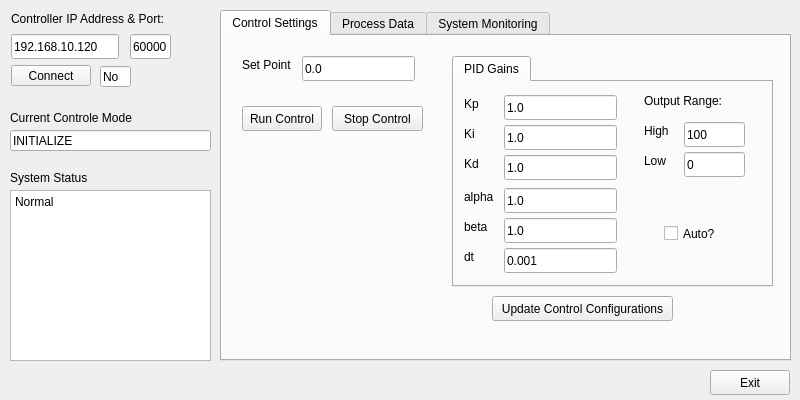
<?xml version="1.0" encoding="UTF-8"?>
<ui version="4.0">
 <class>hmi</class>
 <widget class="QWidget" name="hmi">
  <property name="geometry">
   <rect>
    <x>0</x>
    <y>0</y>
    <width>800</width>
    <height>400</height>
   </rect>
  </property>
  <property name="sizePolicy">
   <sizepolicy hsizetype="Fixed" vsizetype="Fixed">
    <horstretch>0</horstretch>
    <verstretch>0</verstretch>
   </sizepolicy>
  </property>
  <property name="windowTitle">
   <string>HMI</string>
  </property>
  <widget class="QLabel" name="label">
   <property name="geometry">
    <rect>
     <x>11</x>
     <y>11</y>
     <width>171</width>
     <height>16</height>
    </rect>
   </property>
   <property name="text">
    <string>Controller IP Address &amp; Port:</string>
   </property>
  </widget>
  <widget class="QLineEdit" name="Controller_IP_Addr_Edit">
   <property name="geometry">
    <rect>
     <x>11</x>
     <y>34</y>
     <width>108</width>
     <height>25</height>
    </rect>
   </property>
   <property name="text">
    <string>192.168.10.120</string>
   </property>
  </widget>
  <widget class="QPushButton" name="Connect_Controller_Btn">
   <property name="geometry">
    <rect>
     <x>11</x>
     <y>65</y>
     <width>80</width>
     <height>21</height>
    </rect>
   </property>
   <property name="text">
    <string>Connect</string>
   </property>
  </widget>
  <widget class="QLabel" name="label_3">
   <property name="geometry">
    <rect>
     <x>10</x>
     <y>110</y>
     <width>131</width>
     <height>16</height>
    </rect>
   </property>
   <property name="text">
    <string>Current Controle Mode</string>
   </property>
  </widget>
  <widget class="QLabel" name="label_5">
   <property name="geometry">
    <rect>
     <x>10</x>
     <y>170</y>
     <width>81</width>
     <height>16</height>
    </rect>
   </property>
   <property name="text">
    <string>System Status</string>
   </property>
  </widget>
  <widget class="QTextEdit" name="textEdit">
   <property name="geometry">
    <rect>
     <x>10</x>
     <y>190</y>
     <width>201</width>
     <height>171</height>
    </rect>
   </property>
   <property name="html">
    <string>&lt;!DOCTYPE HTML PUBLIC &quot;-//W3C//DTD HTML 4.0//EN&quot; &quot;http://www.w3.org/TR/REC-html40/strict.dtd&quot;&gt;
&lt;html&gt;&lt;head&gt;&lt;meta name=&quot;qrichtext&quot; content=&quot;1&quot; /&gt;&lt;style type=&quot;text/css&quot;&gt;
p, li { white-space: pre-wrap; }
&lt;/style&gt;&lt;/head&gt;&lt;body style=&quot; font-family:'Noto Sans'; font-size:9pt; font-weight:400; font-style:normal;&quot;&gt;
&lt;p style=&quot; margin-top:0px; margin-bottom:0px; margin-left:0px; margin-right:0px; -qt-block-indent:0; text-indent:0px;&quot;&gt;Normal&lt;/p&gt;&lt;/body&gt;&lt;/html&gt;</string>
   </property>
  </widget>
  <widget class="QLineEdit" name="lineEdit_2">
   <property name="geometry">
    <rect>
     <x>10</x>
     <y>130</y>
     <width>201</width>
     <height>21</height>
    </rect>
   </property>
   <property name="text">
    <string>INITIALIZE</string>
   </property>
  </widget>
  <widget class="QLineEdit" name="Connect_Controller_Status_Edit">
   <property name="geometry">
    <rect>
     <x>100</x>
     <y>66</y>
     <width>31</width>
     <height>21</height>
    </rect>
   </property>
   <property name="text">
    <string>No</string>
   </property>
  </widget>
  <widget class="QPushButton" name="Exit_Btn">
   <property name="geometry">
    <rect>
     <x>710</x>
     <y>370</y>
     <width>80</width>
     <height>25</height>
    </rect>
   </property>
   <property name="text">
    <string>Exit</string>
   </property>
  </widget>
  <widget class="QTabWidget" name="tabWidget">
   <property name="geometry">
    <rect>
     <x>220</x>
     <y>10</y>
     <width>571</width>
     <height>351</height>
    </rect>
   </property>
   <property name="currentIndex">
    <number>0</number>
   </property>
   <widget class="QWidget" name="tab">
    <attribute name="title">
     <string>Control Settings</string>
    </attribute>
    <widget class="QLabel" name="label_2">
     <property name="geometry">
      <rect>
       <x>20</x>
       <y>20</y>
       <width>54</width>
       <height>17</height>
      </rect>
     </property>
     <property name="text">
      <string>Set Point</string>
     </property>
    </widget>
    <widget class="QLineEdit" name="Update_Setpoint_Edit">
     <property name="geometry">
      <rect>
       <x>80</x>
       <y>20</y>
       <width>113</width>
       <height>25</height>
      </rect>
     </property>
     <property name="text">
      <string>0.0</string>
     </property>
    </widget>
    <widget class="QPushButton" name="Run_Control_Btn">
     <property name="geometry">
      <rect>
       <x>20</x>
       <y>70</y>
       <width>80</width>
       <height>25</height>
      </rect>
     </property>
     <property name="text">
      <string>Run Control</string>
     </property>
    </widget>
    <widget class="QPushButton" name="Stop_Control_Btn">
     <property name="geometry">
      <rect>
       <x>110</x>
       <y>70</y>
       <width>91</width>
       <height>25</height>
      </rect>
     </property>
     <property name="text">
      <string>Stop Control</string>
     </property>
    </widget>
    <widget class="QPushButton" name="Update_Control_Config_Btn">
     <property name="geometry">
      <rect>
       <x>270</x>
       <y>260</y>
       <width>181</width>
       <height>25</height>
      </rect>
     </property>
     <property name="text">
      <string>Update Control Configurations</string>
     </property>
    </widget>
    <widget class="QTabWidget" name="tabWidget_2">
     <property name="geometry">
      <rect>
       <x>230</x>
       <y>20</y>
       <width>321</width>
       <height>231</height>
      </rect>
     </property>
     <property name="currentIndex">
      <number>0</number>
     </property>
     <widget class="QWidget" name="tab_4">
      <attribute name="title">
       <string>PID Gains</string>
      </attribute>
      <widget class="QLabel" name="label_4">
       <property name="geometry">
        <rect>
         <x>10</x>
         <y>13</y>
         <width>54</width>
         <height>17</height>
        </rect>
       </property>
       <property name="text">
        <string>Kp</string>
       </property>
      </widget>
      <widget class="QLabel" name="label_6">
       <property name="geometry">
        <rect>
         <x>10</x>
         <y>43</y>
         <width>54</width>
         <height>17</height>
        </rect>
       </property>
       <property name="text">
        <string>Ki</string>
       </property>
      </widget>
      <widget class="QLabel" name="label_7">
       <property name="geometry">
        <rect>
         <x>10</x>
         <y>73</y>
         <width>54</width>
         <height>17</height>
        </rect>
       </property>
       <property name="text">
        <string>Kd</string>
       </property>
      </widget>
      <widget class="QLineEdit" name="lineEdit_5">
       <property name="geometry">
        <rect>
         <x>50</x>
         <y>13</y>
         <width>113</width>
         <height>25</height>
        </rect>
       </property>
       <property name="text">
        <string>1.0</string>
       </property>
      </widget>
      <widget class="QLineEdit" name="lineEdit_6">
       <property name="geometry">
        <rect>
         <x>50</x>
         <y>43</y>
         <width>113</width>
         <height>25</height>
        </rect>
       </property>
       <property name="text">
        <string>1.0</string>
       </property>
      </widget>
      <widget class="QLineEdit" name="lineEdit_7">
       <property name="geometry">
        <rect>
         <x>50</x>
         <y>73</y>
         <width>113</width>
         <height>25</height>
        </rect>
       </property>
       <property name="text">
        <string>1.0</string>
       </property>
      </widget>
      <widget class="QLabel" name="label_8">
       <property name="geometry">
        <rect>
         <x>190</x>
         <y>10</y>
         <width>91</width>
         <height>17</height>
        </rect>
       </property>
       <property name="text">
        <string>Output Range:</string>
       </property>
      </widget>
      <widget class="QLabel" name="label_9">
       <property name="geometry">
        <rect>
         <x>190</x>
         <y>40</y>
         <width>54</width>
         <height>17</height>
        </rect>
       </property>
       <property name="text">
        <string>High</string>
       </property>
      </widget>
      <widget class="QLabel" name="label_10">
       <property name="geometry">
        <rect>
         <x>190</x>
         <y>70</y>
         <width>54</width>
         <height>17</height>
        </rect>
       </property>
       <property name="text">
        <string>Low</string>
       </property>
      </widget>
      <widget class="QLineEdit" name="lineEdit_8">
       <property name="geometry">
        <rect>
         <x>230</x>
         <y>40</y>
         <width>61</width>
         <height>25</height>
        </rect>
       </property>
       <property name="text">
        <string>100</string>
       </property>
      </widget>
      <widget class="QLineEdit" name="lineEdit_9">
       <property name="geometry">
        <rect>
         <x>230</x>
         <y>70</y>
         <width>61</width>
         <height>25</height>
        </rect>
       </property>
       <property name="text">
        <string>0</string>
       </property>
      </widget>
      <widget class="QLineEdit" name="lineEdit_10">
       <property name="geometry">
        <rect>
         <x>50</x>
         <y>166</y>
         <width>113</width>
         <height>25</height>
        </rect>
       </property>
       <property name="text">
        <string>0.001</string>
       </property>
      </widget>
      <widget class="QLabel" name="label_11">
       <property name="geometry">
        <rect>
         <x>10</x>
         <y>136</y>
         <width>54</width>
         <height>17</height>
        </rect>
       </property>
       <property name="text">
        <string>beta</string>
       </property>
      </widget>
      <widget class="QLabel" name="label_12">
       <property name="geometry">
        <rect>
         <x>10</x>
         <y>106</y>
         <width>54</width>
         <height>17</height>
        </rect>
       </property>
       <property name="text">
        <string>alpha</string>
       </property>
      </widget>
      <widget class="QLineEdit" name="lineEdit_11">
       <property name="geometry">
        <rect>
         <x>50</x>
         <y>136</y>
         <width>113</width>
         <height>25</height>
        </rect>
       </property>
       <property name="text">
        <string>1.0</string>
       </property>
      </widget>
      <widget class="QLabel" name="label_13">
       <property name="geometry">
        <rect>
         <x>10</x>
         <y>166</y>
         <width>54</width>
         <height>17</height>
        </rect>
       </property>
       <property name="text">
        <string>dt</string>
       </property>
      </widget>
      <widget class="QLineEdit" name="lineEdit_12">
       <property name="geometry">
        <rect>
         <x>50</x>
         <y>106</y>
         <width>113</width>
         <height>25</height>
        </rect>
       </property>
       <property name="text">
        <string>1.0</string>
       </property>
      </widget>
      <widget class="QCheckBox" name="checkBox">
       <property name="geometry">
        <rect>
         <x>210</x>
         <y>140</y>
         <width>82</width>
         <height>23</height>
        </rect>
       </property>
       <property name="text">
        <string>Auto?</string>
       </property>
      </widget>
     </widget>
    </widget>
   </widget>
   <widget class="QWidget" name="tab_2">
    <attribute name="title">
     <string>Process Data</string>
    </attribute>
   </widget>
   <widget class="QWidget" name="tab_3">
    <attribute name="title">
     <string>System Monitoring</string>
    </attribute>
   </widget>
  </widget>
  <widget class="QLineEdit" name="Controller_IP_Port_Edit">
   <property name="geometry">
    <rect>
     <x>130</x>
     <y>34</y>
     <width>41</width>
     <height>25</height>
    </rect>
   </property>
   <property name="text">
    <string>60000</string>
   </property>
  </widget>
 </widget>
 <resources/>
 <connections/>
</ui>
